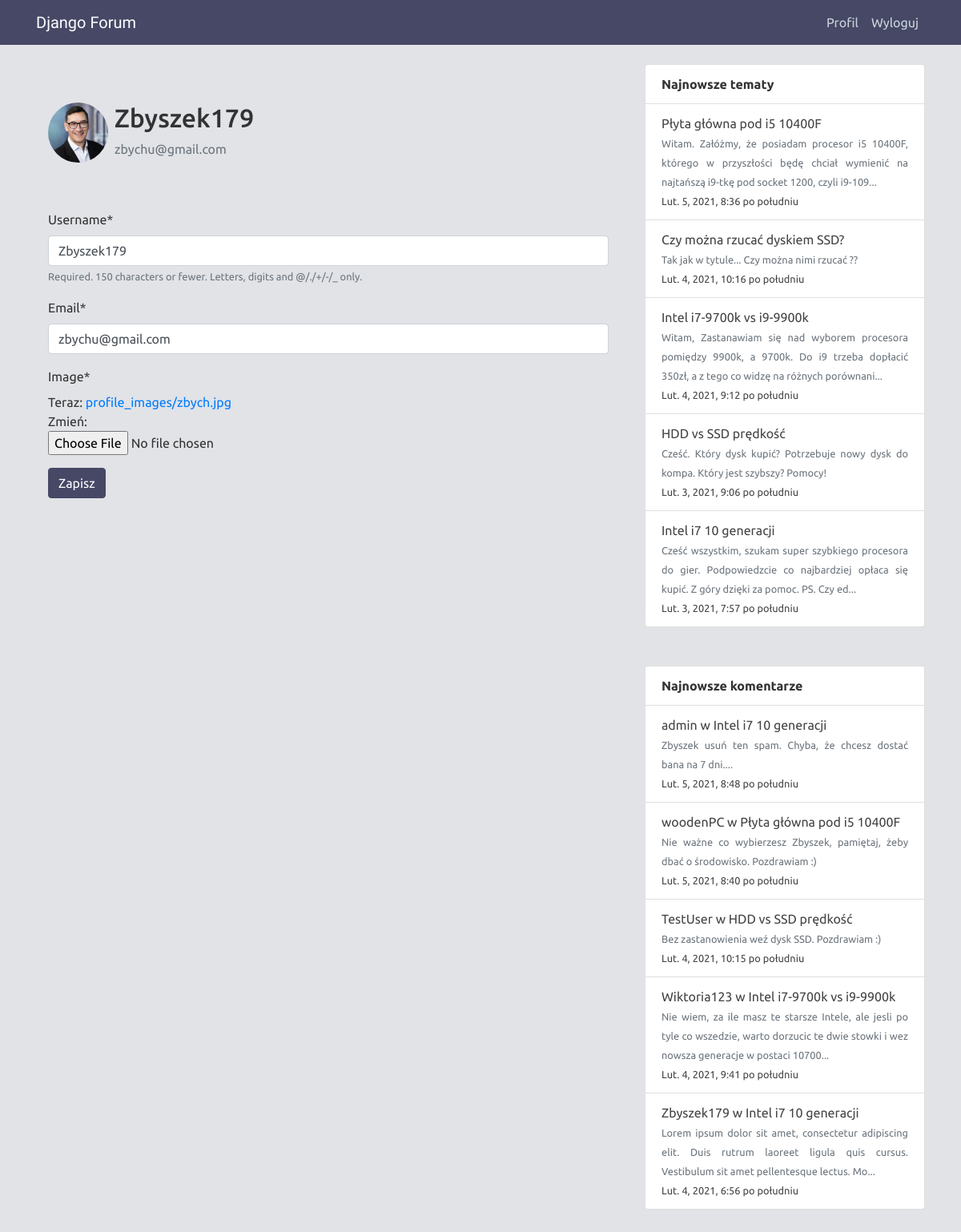
Screenshot of /profile/ (signed in) with the database file from the repository.
### users/models.py (models this page shows, shortened)
class Profile(models.Model):
    user = models.OneToOneField(User, on_delete=models.CASCADE)
    image = models.ImageField(default='profile_images/default.jpg', upload_to='profile_images')

### forum/models.py (models this page shows, shortened)
class Thread(models.Model):
    author = models.ForeignKey(User, on_delete=models.CASCADE)
    subforum = models.ForeignKey(Subforum, on_delete=models.CASCADE)
    title = models.CharField(max_length=200)
    content = models.TextField()
    created_at = models.DateTimeField(auto_now_add=True)

class Comment(models.Model):
    author = models.ForeignKey(User, on_delete=models.CASCADE)
    thread = models.ForeignKey(Thread, on_delete=models.CASCADE)
    content = models.TextField()
    created_at = models.DateTimeField(auto_now_add=True)

### users/views.py (the view)
# urls.py: path('profile/', user_view.profile, name='profile'),
@login_required
def profile(request):
    if request.method == 'POST':
        user_form = UserUpdateForm(request.POST, instance=request.user)
        profile_form = ProfileUpdateForm(request.POST, request.FILES, instance=request.user.profile)
        if user_form.is_valid() and profile_form.is_valid():
            user_form.save()
            profile_form.save()
            messages.success(request, f'Profil zaktualizowany')
            return redirect('profile')
    else:
        user_form = UserUpdateForm(instance=request.user)
        profile_form = ProfileUpdateForm(instance=request.user.profile)
    context = {
        'user_form': user_form,
        'profile_form': profile_form
    }
    return render(request, 'users/profile.html', context)

### users/forms.py
class UserUpdateForm(forms.ModelForm):
    email = forms.EmailField()
    class Meta:
        model = User
        fields = ['username', 'email']

class ProfileUpdateForm(forms.ModelForm):
    class Meta:
        model = Profile
        fields = ['image']

### forum/context_processors.py (called while the page is built)
def sidebar(request):
    threads = Thread.objects.order_by('-created_at')[:5]
    for thread in threads:
        thread.content = thread.content[:140] + (thread.content[140:] and '...')
    comments = Comment.objects.order_by('-created_at')[:5]
    for comment in comments:
        comment.content = comment.content[:140] + (comment.content[140:] and '...')
    return {
        "new_threads": threads,
        "new_comments": comments
    }

### users/templates/users/profile.html (shortened to what this page needs)
{% extends "forum/base.html" %}
{% load crispy_forms_tags %}
{% block content %}
<div class="container">
    <div class="media mt-5">
        <img class="rounded-circle" src="{{ user.profile.image.url }}" alt="{{ user.username }}">
        <div class="media-body ml-2">
            <h2 class="account-heading">{{ user.username }}</h2>
            <p class="text-secondary">{{ user.email }}</p>
        </div>
    </div>
    <form class="mt-5" method="POST" enctype="multipart/form-data">
        <fieldset>
            {{ user_form|crispy }}
            {{ profile_form|crispy }}
        </fieldset>
        <div>
            <button class="btn btn-primary" type="submit">Zapisz</button>
        </div>
    </form>
</div>
{% endblock content %}

### forum/templates/forum/base.html (shortened to what this page needs)
{% load static %}
<!DOCTYPE html>
<html lang="pl">
<head>
    <link rel="stylesheet" href="https://cdn.jsdelivr.net/npm/bootstrap@4.6.0/dist/css/bootstrap.min.css">
    <link rel="stylesheet" href="https://maxcdn.bootstrapcdn.com/font-awesome/4.7.0/css/font-awesome.min.css">
    <link rel="stylesheet" type="text/css" href="{% static 'forum/main.css' %}">
</head>
<body>
    <header class="header">
        <nav class="navbar navbar-expand-md navbar-dark fixed-top nav-bg-color">
            <div class="container">
                <a class="navbar-brand mr-4" href="{% url 'forum-home' %}">Django Forum</a>
                <div class="collapse navbar-collapse" id="navbarToggle">
                    <div class="navbar-nav ml-auto">
                        {% if user.is_authenticated %}
                        <a class="nav-item nav-link" href="{% url 'profile' %}">Profil</a>
                        <a class="nav-item nav-link" href="{% url 'logout' %}">Wyloguj</a>
                        {% else %}
                        <a class="nav-item nav-link" href="{% url 'register' %}">Rejestracja</a>
                        <a class="nav-item nav-link" href="{% url 'login' %}">Logowanie</a>
                        {% endif %}
                    </div>
                </div>
            </div>
        </nav>
    </header>
    <main role="main" class="container mb-5">
        <div class="row">
            <div class="col-md-8">
                {% block content %}{% endblock %}
            </div>
            <div class="col-md-4">
                <div class="list-group">
                    <div class="list-group-item font-weight-bold">
                        Najnowsze tematy
                    </div>
                    {% for thread in new_threads %}
                    <div class="list-group-item">
                        <div class="row">
                            <a class="col-md-auto text-justify links" href="{% url 'thread-detail' thread.id %}">
                                {{ thread.title }}<br>
                                <small class="text-muted">{{ thread.content }}</small>
                                <br><small class="">{{ thread.created_at }}</small>
                            </a>
                        </div>
                    </div>
                    {% endfor %}
                </div>
                <div class="list-group mt-5">
                    <div class="list-group-item font-weight-bold">
                        Najnowsze komentarze
                    </div>
                    {% for comment in new_comments %}
                    <div class="list-group-item">
                        <div class="row">
                            <a class="col-md-auto text-justify links" href="{% url 'thread-detail' comment.thread.id %}">
                                {{ comment.author }} w {{ comment.thread.title }}<br>
                                <small class="text-muted">{{ comment.content }}</small>
                                <br><small class="">{{ comment.created_at }}</small>
                            </a>
                        </div>
                    </div>
                    {% endfor %}
                </div>
            </div>
        </div>
    </main>
</body>
</html>

### forum/static/forum/main.css (style rules this page uses)
* { font-family: 'Ubuntu', sans-serif; }
body { background: #e1e3e7; color: #333333; margin-top: 5rem; }
.navbar-brand { font-family: 'Sriracha', cursive; }
.nav-bg-color { background-color: #464866; }
.header .navbar-nav .nav-link { color: #cbd5db; }
.links { color: #444444; }
.btn { background: #464866; border-color: #464866; box-shadow: none; outline: none; }
.rounded-circle { width: 75px; height: 75px; }

### rows the page displays
Thread: title "Płyta główna pod i5 10400F", content "Witam. Załóżmy, że posiadam procesor i5 10400F, którego w przyszłości będę chciał wymienić na najtańszą i9-tkę pod socket 1200, czyli i9-109...", created_at "Lut. 5, 2021, 8:36 po południu"
Thread: title "Czy można rzucać dyskiem SSD?", content "Tak jak w tytule... Czy można nimi rzucać ??", created_at "Lut. 4, 2021, 10:16 po południu"
Thread: title "Intel i7-9700k vs i9-9900k", content "Witam, Zastanawiam się nad wyborem procesora pomiędzy 9900k, a 9700k. Do i9 trzeba dopłacić 350zł, a z tego co widzę na różnych porównani...", created_at "Lut. 4, 2021, 9:12 po południu"
Thread: title "HDD vs SSD prędkość", content "Cześć. Który dysk kupić? Potrzebuje nowy dysk do kompa. Który jest szybszy? Pomocy!", created_at "Lut. 3, 2021, 9:06 po południu"
Thread: title "Intel i7 10 generacji", content "Cześć wszystkim, szukam super szybkiego procesora do gier. Podpowiedzcie co najbardziej opłaca się kupić. Z góry dzięki za pomoc. PS. Czy ed...", created_at "Lut. 3, 2021, 7:57 po południu"
Comment: author "admin", thread "Intel i7 10 generacji", content "Zbyszek usuń ten spam. Chyba, że chcesz dostać bana na 7 dni....", created_at "Lut. 5, 2021, 8:48 po południu"
Comment: author "woodenPC", thread "Płyta główna pod i5 10400F", content "Nie ważne co wybierzesz Zbyszek, pamiętaj, żeby dbać o środowisko. Pozdrawiam :)", created_at "Lut. 5, 2021, 8:40 po południu"
Comment: author "TestUser", thread "HDD vs SSD prędkość", content "Bez zastanowienia weź dysk SSD. Pozdrawiam :)", created_at "Lut. 4, 2021, 10:15 po południu"
Comment: author "Wiktoria123", thread "Intel i7-9700k vs i9-9900k", content "Nie wiem, za ile masz te starsze Intele, ale jesli po tyle co wszedzie, warto dorzucic te dwie stowki i wez nowsza generacje w postaci 10700...", created_at "Lut. 4, 2021, 9:41 po południu"
Comment: author "Zbyszek179", thread "Intel i7 10 generacji", content "Lorem ipsum dolor sit amet, consectetur adipiscing elit. Duis rutrum laoreet ligula quis cursus. Vestibulum sit amet pellentesque lectus. Mo...", created_at "Lut. 4, 2021, 6:56 po południu"

### other values shown
{{ user.username }} "Zbyszek179"
{{ user.email }} "zbychu@gmail.com"
